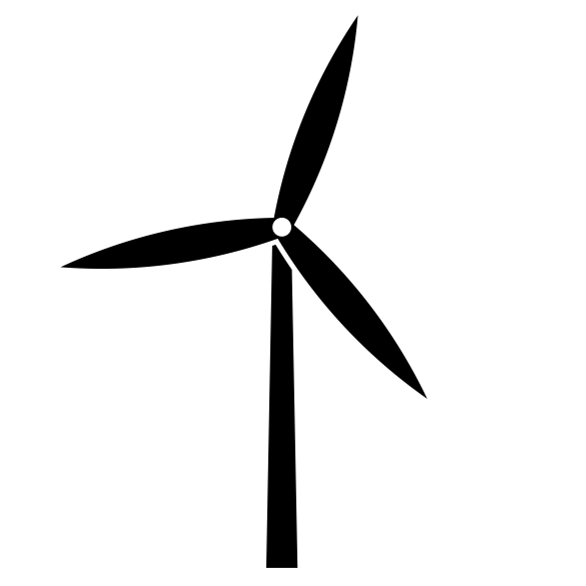
#> input picture Images/wind_turbine.png, 586 x 586 px
$ jupyter execute colorise.ipynb
#> lines starting #> are read from the running program, lines starting #| are printed output that depends on the picture
[cell 1]
from PIL import Image
import numpy as np

def recolor_image_to_specific_colors(image_path, output_dir, colors):
#> called with image_path = 'wind_turbine.png', output_dir = 'wind_turbines_icons'
    image = Image.open(image_path)
#> image is the input picture: PIL image 586x586 P; mean R, G, B, A 0, 0, 0, 18.5
    image = image.convert("RGBA")
    data = np.array(image)

    def recolor_black(data, new_color):
        black_pixels = (data[:, :, 0] == 0) & (data[:, :, 1] == 0) & (data[:, :, 2] == 0)
        data[..., :3][black_pixels] = new_color
        return data

    for color_name, new_color in colors.items():
        new_data = recolor_black(np.array(data), new_color)
        new_image = Image.fromarray(new_data)
        new_image.save(f"{output_dir}/turbine_icon_{color_name}.png")
#> this loop made 1 pass
#> pass 1, in recolor_image_to_specific_colors, `new_data = recolor_black(np.array(data), new_color)`:
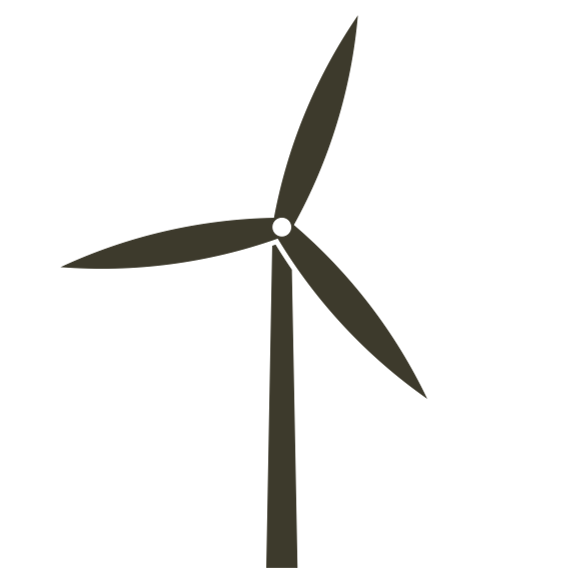
#> new_data: shape (586, 586, 4); mean R, G, B, A 61, 58, 44, 18.5; transparent parts drawn white

colors = {
    "tum-brown": [61, 58, 44]
}

original_image_path = 'wind_turbine.png'
output_directory = 'wind_turbines_icons'

recolor_image_to_specific_colors(original_image_path, output_directory, colors)
